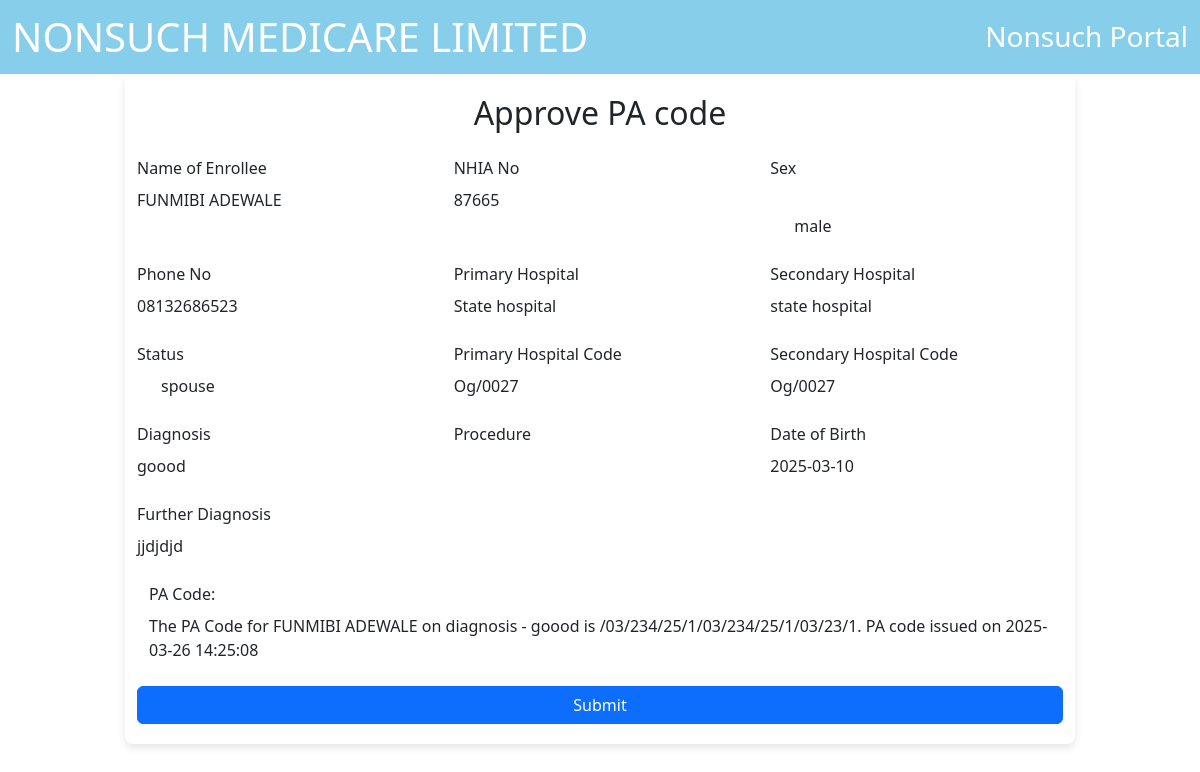
/others/pa_code_approval.php, run on the app's committed database.
### tables this page shows
CREATE TABLE `log_enrollees_in` (
  `id` int(11) NOT NULL,
  `name_of_enrollee` varchar(255) NOT NULL,
  `nhia_no` varchar(20) DEFAULT NULL,
  `sex` varchar(10) DEFAULT NULL,
  `phone_no` varchar(20) DEFAULT NULL,
  `primary_hospital` varchar(255) DEFAULT NULL,
  `secondary_hospital` varchar(255) DEFAULT NULL,
  `status_position` varchar(20) DEFAULT NULL,
  `primary_hospital_code` varchar(20) DEFAULT NULL,
  `secondary_hospital_code` varchar(20) DEFAULT NULL,
  `diagnosis` text DEFAULT NULL,
  `procedure_text` text DEFAULT NULL,
  `dob` date DEFAULT NULL,
  `further_diagnosis` text DEFAULT NULL,
  `pa_code` varchar(30) DEFAULT NULL,
  `staff_id` varchar(20) DEFAULT NULL,
  `created_on` timestamp NOT NULL DEFAULT current_timestamp() ON UPDATE current_timestamp(),
  `no_of_days_admission` varchar(11) NOT NULL,
  `bill_vetted_by` varchar(11) NOT NULL,
  `checked_by` varchar(11) NOT NULL,
  `re_checked_by` varchar(11) NOT NULL,
  `appoved_by` varchar(11) NOT NULL,
  `paid_by` varchar(11) NOT NULL
);

### others/pa_code_approval.php (the view, shortened to what this page needs)
<?php
require'connection.php';
$sql = "select * from `log_enrollees_in` ";
$result = mysqli_query($con, $sql);
$row=mysqli_fetch_assoc($result);
  ?>
<!DOCTYPE html>
<html lang="en">
<head>
    <link href="https://cdn.jsdelivr.net/npm/bootstrap@5.3.0/dist/css/bootstrap.min.css" rel="stylesheet">
</head>
<body>
    <?php include('header.php'); ?>
    <div class="container">
        <div class="row justify-content-center">
            <div class="col-lg-10 form-container">
                <h2 class="text-center mb-4">Approve PA code </h2>
                <form action="#" method="post">
                    <div class="row">
                        <div class="col-md-4 mb-2">
                            <label for="name" class="form-label">Name of Enrollee</label>
                            <p> <?php echo $row['name_of_enrollee'];?></p>
                        </div>
                        <div class="col-md-4 mb-2">
                            <label for="nhia" class="form-label">NHIA No</label>
                            <p><?php echo $row['nhia_no'];?>  </p>
                        </div>
                        <div class="col-md-4 mb-2">
                            <label class="form-label">Sex</label>
                            <div class="form-check">
                            </div>
                            <div class="form-check">
                            <p><?php echo $row['sex'];?>  </p>
                            </div>
                        </div>
                    </div>
                    <div class="row">
                        <div class="col-md-4 mb-2">
                            <label for="phone" class="form-label">Phone No</label>
                            <p><?php echo $row['phone_no'];?>  </p>
                        </div>
                        <div class="col-md-4 mb-2">
                            <label for="primaryHospital" class="form-label">Primary Hospital</label>
                            <p><?php echo $row['primary_hospital'];?>  </p>
                        </div>
                        <div class="col-md-4 mb-2">
                            <label for="secondaryHospital" class="form-label">Secondary Hospital</label>
                            <p><?php echo $row['secondary_hospital'];?>  </p>
                        </div>
                    </div>
                    <div class="row">
                        <div class="col-md-4 mb-2">
                            <label class="form-label">Status</label>
                            <div class="form-check">
                            <p><?php echo $row['status_position'];?>  </p>
                            </div>
                        </div>
                        <div class="col-md-4 mb-2">
                            <label for="primaryHospital" class="form-label">Primary Hospital Code</label>
                            <p><?php echo $row['primary_hospital_code'];?>  </p>                        </div>
                        <div class="col-md-4 mb-2">
                            <label for="secondaryHospital" class="form-label">Secondary Hospital Code</label>
                            <p><?php echo $row['secondary_hospital_code'];?>  </p>
                        </div>
                    </div>
                    <div class="row">
                        <div class="col-md-4 mb-2">
                            <label for="diagnosis" class="form-label">Diagnosis</label>
                            <p><?php echo $row['diagnosis'];?>  </p>
                        </div>
                        <div class="col-md-4 mb-2">
                            <label for="procedure" class="form-label">Procedure</label>
                        </div>
                        <div class="col-md-4 mb-2">
                            <label for="dob" class="form-label">Date of Birth</label>
                            <p><?php echo $row['dob'];?>  </p>
                        </div>
                    </div>
                    <div class="row">
                        <div class="col-md-12 mb-2">
                            <label for="furtherDiagnosis" class="form-label">Further Diagnosis</label>
                            <p><?php echo $row['further_diagnosis'];?>  </p>
                        </div>
                    </div>
                    <div class="row mx-auto">
                        <div class="col-md-12 mb-2">
                            <label for="furtherDiagnosis" class="form-label">PA Code: </label>
                            <p>The PA Code for <?php echo $row['name_of_enrollee'] ?> on diagnosis - <?php echo $row['diagnosis'] ?> is <?php echo $row['pa_code'].'/'.$row['id'];?>. PA code issued on <?php echo $row['created_on'] ?>  </p>
                        </div>
                    </div>
                    <div class="d-grid">
                        <button type="submit" class="btn btn-primary">Submit</button>
                    </div>
                </form>
            </div>
        </div>
    </div>
</body>
</html>

### others/pa_code_approval.php (style rules this page uses)
body { background-color: #f0f8ff; }
.form-container { background-color: white; padding: 20px; border-radius: 8px; box-shadow: 0 4px 8px rgba(0, 0, 0, 0.1); margin-top: 20px; }
.btn-primary { background-color: skyblue; border-color: skyblue; }

### data on the page
log_enrollees_in: name_of_enrollee "FUNMIBI ADEWALE", nhia_no "87665", sex "male", phone_no "08132686523", primary_hospital "State hospital", secondary_hospital "state hospital", status_position "spouse", primary_hospital_code "Og/0027", secondary_hospital_code "Og/0027", diagnosis "goood", dob "2025-03-10", further_diagnosis "jjdjdjd", pa_code "/03/234/25/1/03/234/25/1/03/23", id "1", created_on "2025-03-26 14:25:08"
